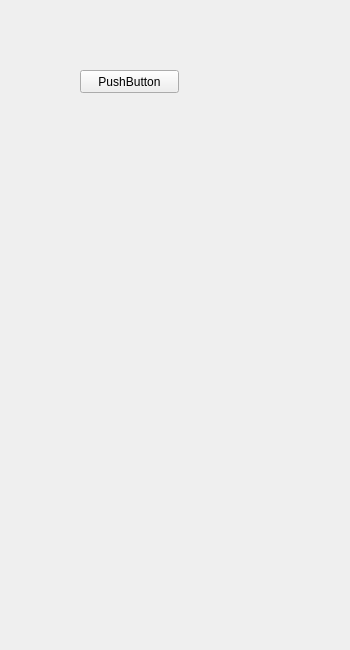
<?xml version="1.0" encoding="UTF-8"?>
<ui version="4.0">
 <class>MacroEditor</class>
 <widget class="QDockWidget" name="MacroEditor">
  <property name="geometry">
   <rect>
    <x>0</x>
    <y>0</y>
    <width>350</width>
    <height>650</height>
   </rect>
  </property>
  <property name="minimumSize">
   <size>
    <width>350</width>
    <height>400</height>
   </size>
  </property>
  <property name="baseSize">
   <size>
    <width>350</width>
    <height>650</height>
   </size>
  </property>
  <property name="windowTitle">
   <string>Macro Editor</string>
  </property>
  <widget class="QWidget" name="dockWidgetContents">
   <widget class="QPushButton" name="pushButton">
    <property name="geometry">
     <rect>
      <x>80</x>
      <y>70</y>
      <width>99</width>
      <height>23</height>
     </rect>
    </property>
    <property name="text">
     <string>PushButton</string>
    </property>
   </widget>
  </widget>
 </widget>
 <resources/>
 <connections/>
</ui>
